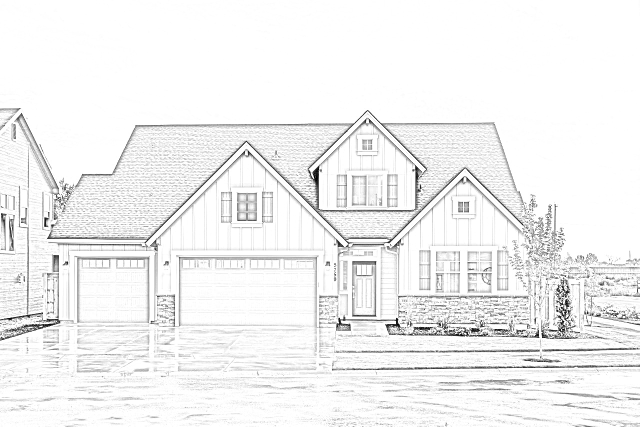
#> input picture house2.jpg, 1279 x 853 px, given in place of house2.jpg.jpg, which was not available (shown at 1/2 size)
$ python coloringpage_generator.py
#> lines starting #> are read from the running program, lines starting #| are printed output that depends on the picture; pictures that were not available may be replaced by others from this repository, and a replacement may not be noted
import cv2
import os


filename = input("What is the customers name? ")
#> the answer given: house2.jpg
file_ext = "jpg"

image_path = filename + "." + file_ext


image = cv2.imread(image_path)
#> image is the input picture: shape (853, 1279, 3); min 0, max 255, mean 241.3

# Image path


grey_img = cv2.cvtColor(image, cv2.COLOR_BGR2GRAY)
invert = cv2.bitwise_not(grey_img)  # helps in masking of the image
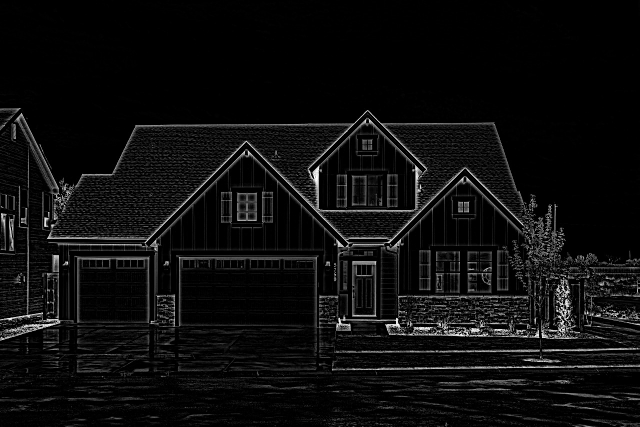
#> invert: shape (853, 1279) (shown at 1/2 size); min 0, max 255, mean 13.7
# sharp edges in images are smoothed while minimizing too much blurring
blur = cv2.GaussianBlur(invert, (21, 21), 0)
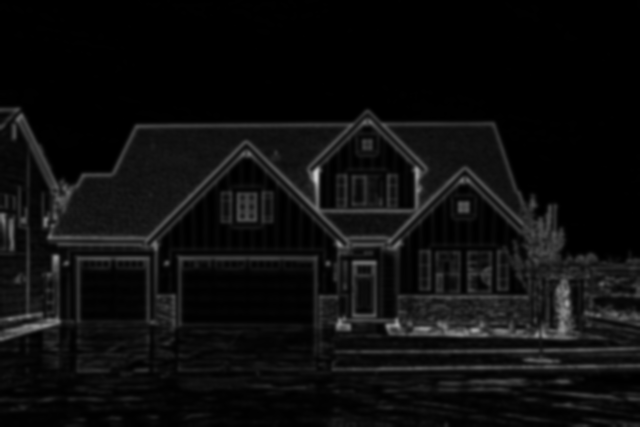
#> blur: shape (853, 1279) (shown at 1/2 size); min 0, max 204, mean 13.7
invertedblur = cv2.bitwise_not(blur)
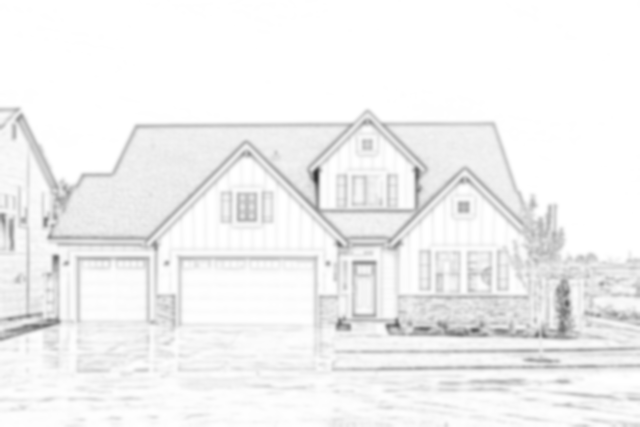
#> invertedblur: shape (853, 1279) (shown at 1/2 size); min 51, max 255, mean 241.3
sketch = cv2.divide(grey_img, invertedblur, scale=256.0)
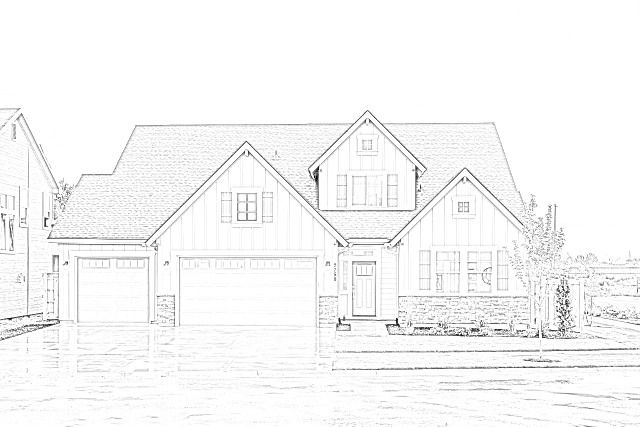
#> sketch: shape (853, 1279) (shown at 1/2 size); min 0, max 255, mean 247.1
cv2.imwrite(image_path, sketch)

cv2.waitKey(0)

cv2.destroyAllWindows()


print(image_path)
